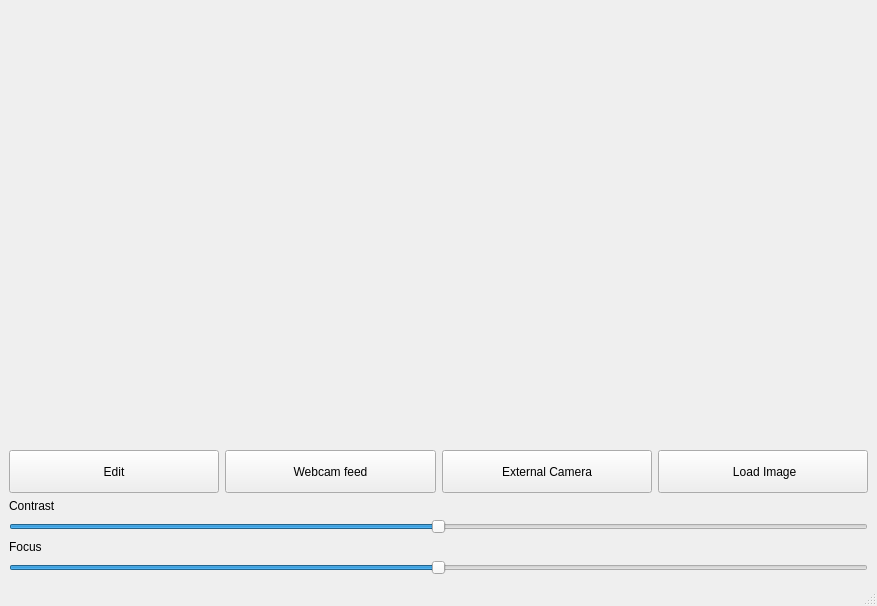
<?xml version="1.0" encoding="UTF-8"?>
<ui version="4.0">
 <class>MainWindow</class>
 <widget class="QMainWindow" name="MainWindow">
  <property name="geometry">
   <rect>
    <x>0</x>
    <y>0</y>
    <width>877</width>
    <height>606</height>
   </rect>
  </property>
  <property name="windowTitle">
   <string> Menu</string>
  </property>
  <property name="windowIcon">
   <iconset>
    <normaloff>../../Downloads/211677_image_icon.png</normaloff>../../Downloads/211677_image_icon.png</iconset>
  </property>
  <widget class="QWidget" name="centralwidget">
   <layout class="QVBoxLayout" name="verticalLayout" stretch="10,1,0,0,0,0">
    <item>
     <widget class="QLabel" name="loadImageLabel">
      <property name="sizePolicy">
       <sizepolicy hsizetype="MinimumExpanding" vsizetype="MinimumExpanding">
        <horstretch>0</horstretch>
        <verstretch>0</verstretch>
       </sizepolicy>
      </property>
      <property name="text">
       <string/>
      </property>
     </widget>
    </item>
    <item>
     <layout class="QGridLayout" name="gridLayout">
      <item row="0" column="3">
       <widget class="QPushButton" name="loadImageButton">
        <property name="sizePolicy">
         <sizepolicy hsizetype="Minimum" vsizetype="MinimumExpanding">
          <horstretch>0</horstretch>
          <verstretch>0</verstretch>
         </sizepolicy>
        </property>
        <property name="text">
         <string> Load Image</string>
        </property>
        <property name="icon">
         <iconset>
          <normaloff>../../Downloads/2931171_download_import_save_down_storage_icon.png</normaloff>../../Downloads/2931171_download_import_save_down_storage_icon.png</iconset>
        </property>
       </widget>
      </item>
      <item row="0" column="1">
       <widget class="QPushButton" name="cameraButton">
        <property name="sizePolicy">
         <sizepolicy hsizetype="Minimum" vsizetype="MinimumExpanding">
          <horstretch>0</horstretch>
          <verstretch>0</verstretch>
         </sizepolicy>
        </property>
        <property name="text">
         <string>Webcam feed</string>
        </property>
        <property name="icon">
         <iconset>
          <normaloff>../../Downloads/211634_camera_icon.png</normaloff>../../Downloads/211634_camera_icon.png</iconset>
        </property>
       </widget>
      </item>
      <item row="0" column="0">
       <widget class="QPushButton" name="editButton">
        <property name="sizePolicy">
         <sizepolicy hsizetype="Minimum" vsizetype="MinimumExpanding">
          <horstretch>0</horstretch>
          <verstretch>0</verstretch>
         </sizepolicy>
        </property>
        <property name="text">
         <string>Edit</string>
        </property>
        <property name="icon">
         <iconset>
          <normaloff>../../Downloads/352547_edit_mode_icon.png</normaloff>../../Downloads/352547_edit_mode_icon.png</iconset>
        </property>
       </widget>
      </item>
      <item row="0" column="2">
       <widget class="QPushButton" name="ExternalCameraButton">
        <property name="sizePolicy">
         <sizepolicy hsizetype="Minimum" vsizetype="MinimumExpanding">
          <horstretch>0</horstretch>
          <verstretch>0</verstretch>
         </sizepolicy>
        </property>
        <property name="text">
         <string>External Camera</string>
        </property>
        <property name="icon">
         <iconset>
          <normaloff>../../Downloads/211634_camera_icon.png</normaloff>../../Downloads/211634_camera_icon.png</iconset>
        </property>
       </widget>
      </item>
     </layout>
    </item>
    <item>
     <widget class="QLabel" name="label">
      <property name="text">
       <string>Contrast</string>
      </property>
     </widget>
    </item>
    <item>
     <widget class="QSlider" name="contrastSlider">
      <property name="minimum">
       <number>-100</number>
      </property>
      <property name="maximum">
       <number>100</number>
      </property>
      <property name="orientation">
       <enum>Qt::Horizontal</enum>
      </property>
     </widget>
    </item>
    <item>
     <widget class="QLabel" name="label_2">
      <property name="text">
       <string>Focus</string>
      </property>
     </widget>
    </item>
    <item>
     <widget class="QSlider" name="focusSlider">
      <property name="minimum">
       <number>-100</number>
      </property>
      <property name="maximum">
       <number>100</number>
      </property>
      <property name="orientation">
       <enum>Qt::Horizontal</enum>
      </property>
     </widget>
    </item>
   </layout>
  </widget>
  <widget class="QMenuBar" name="menubar">
   <property name="geometry">
    <rect>
     <x>0</x>
     <y>0</y>
     <width>877</width>
     <height>21</height>
    </rect>
   </property>
  </widget>
  <widget class="QStatusBar" name="statusbar"/>
  <action name="action1">
   <property name="text">
    <string>1</string>
   </property>
  </action>
 </widget>
 <resources/>
 <connections/>
</ui>
